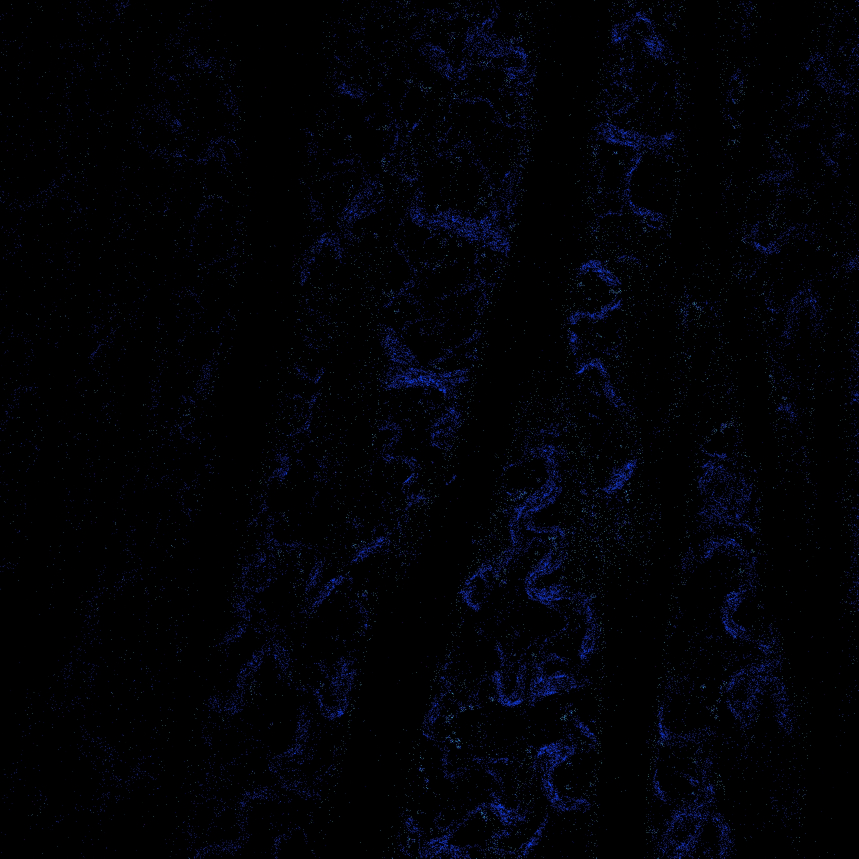
#> input picture data/Snap-1188_SHG_mouseLunhFresh.jpg, 1717 x 1717 px (shown at 1/2 size)
$ python Imageprocessing.py
#> lines starting #> are read from the running program, lines starting #| are printed output that depends on the picture
import os
import numpy as np
from skimage import exposure, restoration, img_as_ubyte
from skimage.util import img_as_float
from numpy.fft import fft2, ifft2
import cv2
from scipy.signal import gaussian, convolve2d
import matplotlib.pyplot as plt
from PIL import Image, ImageFilter, ImageDraw
import pyfeats


image=Image.open("data/Snap-1188_SHG_mouseLunhFresh.jpg")
#> image is the input picture: PIL image 1717x1717 RGB; mean R, G, B 1.2, 1.8, 5.5
#image=Image.open("Experiment-745_good.jpg")

#show image
#image.show()

#converting to grayscale
#L stands for grayscale (luminance)
im_gray=image.convert("L")
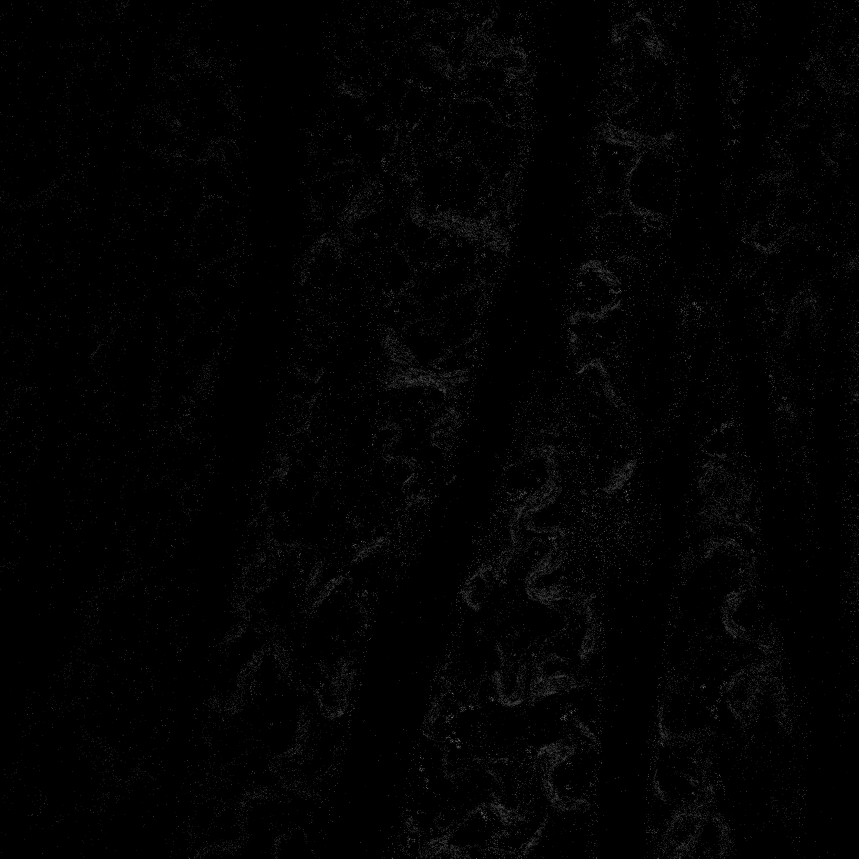
#> im_gray: PIL image 1717x1717 L (shown at 1/2 size); min 0, max 166, mean 2
#im_gray.show()
#example of showing the image properties
#width, height=image.size
#print("Image size:", width, "x", height)

#convert the image to numpy array
image_array=np.array(im_gray)
#Perform intensity adjustment using the exposure module
im_adjust=exposure.rescale_intensity(image_array, in_range='image', out_range=np.uint8)

#Convert the adjusted numpy array back to PIL image
im_adjust_pil= Image.fromarray(im_adjust)
#show the adjusted image
#im_adjust_pil.show()

#Denoising
#wienerFiltIm=restoration.wiener(image_array, 5, 5) #error
#http://scipy-lectures.org/advanced/image_processing/?fbclid=IwAR3rQdRZ0GBNGsIVFR490lPlYXpjxeFYvpX3pZ2FR4HpXa5nFmA_BYymD0E#denoising
#https://stackoverflow.com/questions/53883717/applying-wiener-filter-to-remove-noise-using-python


# Apply Wiener Filter
#kernel = gaussian_kernel(5)
#filtered_img = wiener_filter(im_adjust, kernel, K = 5)
#filtered_img_pil=Image.fromarray(filtered_img)
#filtered_img_pil.show()

#Apply median filter
median= im_adjust_pil.filter(ImageFilter.ModeFilter(size = 3))
median.show()
median_array=np.array(median)
#FOS and SOS
# Detecting Edges on the Image using the argument ImageFilter.FIND_EDGES
#https://realpython.com/image-processing-with-the-python-pillow-library/
#mask = median.filter(ImageFilter.FIND_EDGES)
#mask.show()
#mask_array=np.array(mask)
#features = {}
#features['A_FOS'] = pyfeats.fos(median_array, mask_array)
#print(features)
#First Order Statistics
#create own mask using edge detection and binary mask
#https://github.com/giakou4/pyfeats

#get histogram (CREATE HISTOGRAM Properly, make it for a specific roi)
hist,bin=np.histogram(median_array.ravel(),256, [0,255])
#> hist = 256 values, max 2534240 at index 0, min 0 at index 2, mean 11516; bin = 257 values from 0 to 255
plt.xlim([0,255])
plt.plot(hist)
plt.title('histogram of filtered image')

plt.show()
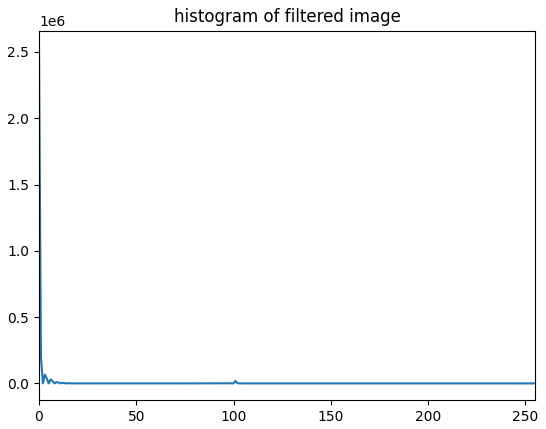
#> figure drawn by matplotlib, 1 panel; curve peaks at x = 0, y = 2534240

#calculate features
features=np.zeros(4, np.double)
#set bin range
bins=(255-0) + 1
#np.arange returns evenly spaced values within a given interval
i=np.arange(0,bins)

#Mean
features[0]=np.dot(i,hist)

#Standard Deviation
features[1]=np.sqrt(sum(np.multiply(((i-features[0])**2),hist)))
#Kurtosis
features[2]=sum(np.multiply(((i-features[0])/features[1])**4,hist))
#Skew
features[3]=sum(np.multiply(((i-features[0])/features[1])**3,hist))
print("mean, std dev, kurtosis, skewness")
print("-------------------------------")
print(features)
#close image
image.close()
